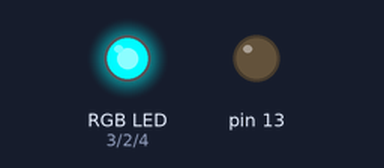
A sketch run on a simulated Arduino Mega 2560, built with avr-gcc and run on an emulated ATmega2560. Parts: an RGB LED mixed from three pins (HIGH = lit), output pins drawn as LEDs (lit = HIGH).

Above: at 0.05 s.
At 1.85 s:
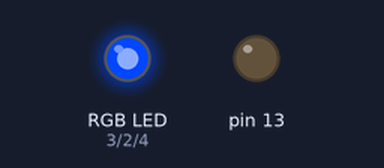
At 3.75 s:
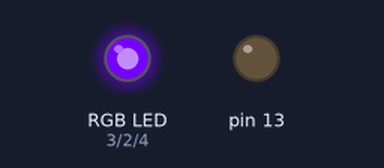
At 7.45 s:
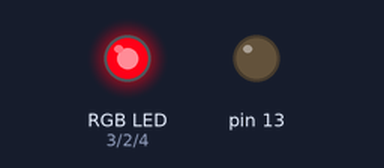
At 11.15 s:
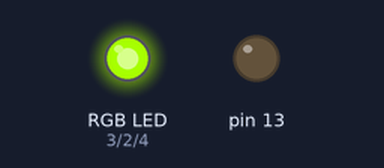
At 14.85 s:
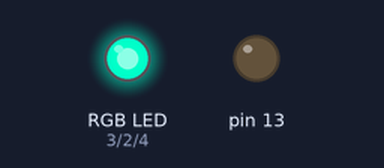
Timing chart, 0 to 20.0 s (numbered marks = the images above):
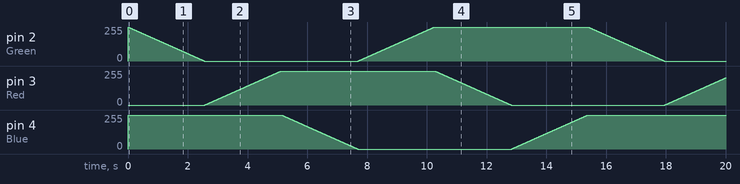

The sketch:

Studio_Led.ino
```cpp
void initHardware();
void Efect_Default();
void Efect_0();
void Efect_1();
void Efect_2();
void Efect_3();
void Efect_4();
void Efect_5();

int modo = 0;

int Green = 2;
int Red = 3;
int Blue = 4;

int Puls = 22;
int Boton = 0;

void setup(){
	initHardware();
  pinMode(Green, OUTPUT);
  pinMode(Red, OUTPUT);
  pinMode(Blue, OUTPUT);
}

void loop(){

  // Serial.print("Esta en el modo: ");
  // Serial.println(modo);
  // delay(1000);

  Efect_4();

/*
	switch (modo) {
       case 0:				//OFF
        	Efect_0();
         break;
       case 1:				//Green
         	Efect_1();
         break;
       case 2:				//Red
         	Efect_2();
         break;
       case 3:				//Blue
         	Efect_3();
         break;
       case 4:				//Fade
         	Efect_4();
         break;
       case 5:				//Fade % 2
         	Efect_5();
         break;

       default:
       		Efect_Default();


	Boton = digitalRead(Puls);
	delay(100);

	if(Boton == 1){
	    if(modo <= 6){
	        modo++;
	    }

	    else{
	    	modo = 0;
	    }
	}

  }
*/

}


void initHardware(){
	  Serial.begin(9600);

  	pinMode(Green, OUTPUT);
  	pinMode(Red, OUTPUT);
  	pinMode(Blue, OUTPUT);
    pinMode(13, OUTPUT);

  	pinMode(Puls, INPUT);
}

void Efect_Default(){
	Efect_0();
}


void Efect_0(){								//OFF
	digitalWrite(Green,LOW);
	digitalWrite(Red, LOW);
	digitalWrite(Blue, LOW);
}

void Efect_1(){								//Green
	digitalWrite(Green, HIGH);
	digitalWrite(Red, LOW);
	digitalWrite(Blue, LOW);
}

void Efect_2(){								//Red
	digitalWrite(Green, LOW);
	digitalWrite(Red, HIGH);
	digitalWrite(Blue, LOW);
}

void Efect_3(){								//Blue
	digitalWrite(Green, LOW);
	digitalWrite(Red, LOW);
	digitalWrite(Blue, HIGH);
}

void Efect_4(){								//Fade

	for(int i = 255; i >= 0; i--){
		analogWrite(Green, i);
		digitalWrite(Red, LOW);
		digitalWrite(Blue, HIGH);

		delay(10);
	}


	for(int i = 0; i <= 255; i++){
		digitalWrite(Green, LOW);
		analogWrite(Red, i);
		digitalWrite(Blue, HIGH);

		delay(10);
	}

	for(int i = 255; i >= 0; i--){
		digitalWrite(Green, LOW);
		digitalWrite(Red, HIGH);
		analogWrite(Blue, i);

		delay(10);
	}

	for(int i = 0; i <= 255; i++){
		analogWrite(Green, i);
		digitalWrite(Red, HIGH);
		digitalWrite(Blue, LOW);

		delay(10);
	}

	for(int i = 255; i >= 0; i--){
		digitalWrite(Green, HIGH);
		analogWrite(Red, i);
		digitalWrite(Blue, LOW);

		delay(10);
	}

	for(int i = 0; i <= 255; i++){
		digitalWrite(Green, HIGH);
		digitalWrite(Red, LOW);
		analogWrite(Blue, i);

		delay(10);
	}
}

void Efect_5(){								//Fade /2

	for(int i = 255; i >= 0; i--){
		analogWrite(Green, i);
		digitalWrite(Red, LOW);
		digitalWrite(Blue, HIGH);

		delay(5);
	}


	for(int i = 0; i <= 255; i++){
		digitalWrite(Green, LOW);
		analogWrite(Red, i);
		digitalWrite(Blue, HIGH);

		delay(5);
	}

	for(int i = 255; i >= 0; i--){
		digitalWrite(Green, LOW);
		digitalWrite(Red, HIGH);
		analogWrite(Blue, i);

		delay(5);
	}

	for(int i = 0; i <= 255; i++){
		analogWrite(Green, i);
		digitalWrite(Red, HIGH);
		digitalWrite(Blue, LOW);

		delay(5);
	}

	for(int i = 255; i >= 0; i--){
		digitalWrite(Green, HIGH);
		analogWrite(Red, i);
		digitalWrite(Blue, LOW);

		delay(5);
	}

	for(int i = 0; i <= 255; i++){
		digitalWrite(Green, HIGH);
		digitalWrite(Red, LOW);
		analogWrite(Blue, i);

		delay(5);
	}
}
```
